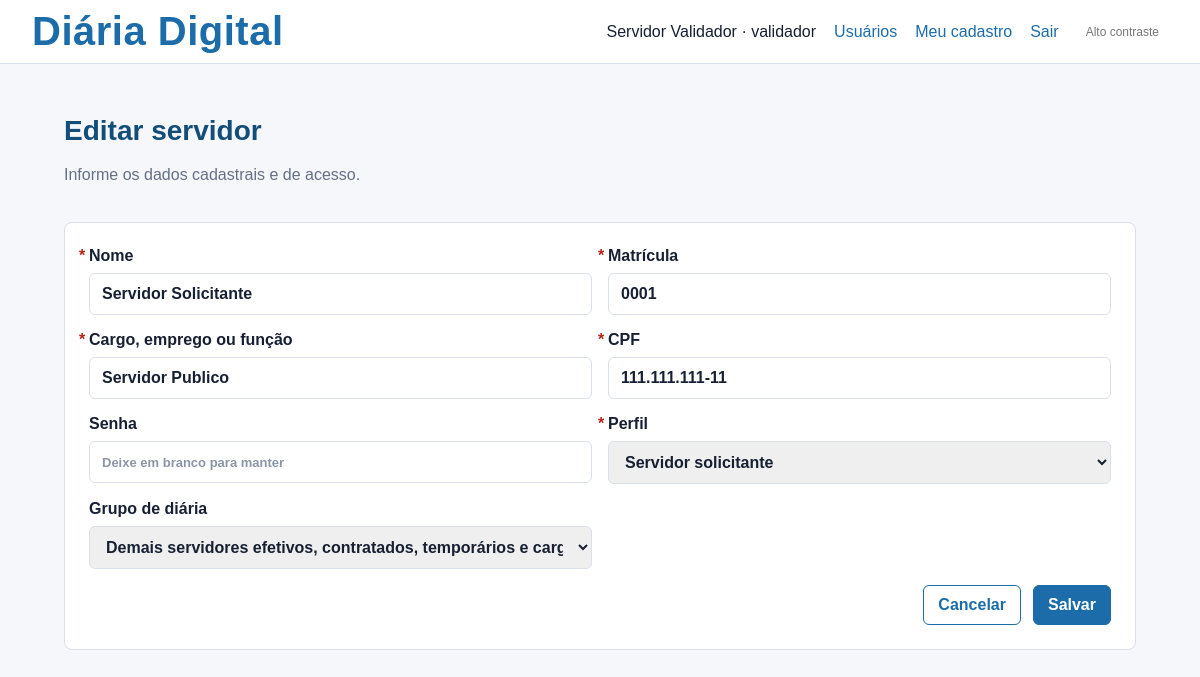
Screenshot of /usuarios/1/editar (signed in) with the database file from the repository.
### tables this page shows
CREATE TABLE users (
                id INTEGER PRIMARY KEY AUTOINCREMENT,
                name TEXT NOT NULL,
                email TEXT NOT NULL UNIQUE,
                password_hash TEXT NOT NULL,
                role TEXT NOT NULL CHECK(role IN ('solicitante', 'validador'))
            , daily_group TEXT, registration TEXT, public_position TEXT, cpf TEXT);

### app.py (the view, shortened to what this page needs)
@app.route("/usuarios/<int:user_id>/editar", methods=["GET", "POST"])
@role_required("validador")
def edit_user(user_id):
    logged_user = current_user()
    target_user = get_user_or_404(user_id)
    can_manage_users = logged_user["role"] == "validador"
    is_own_profile = logged_user["id"] == target_user["id"]
    return render_template(
        "user_form.html",
        user=target_user,
        form_action=url_for("edit_user", user_id=user_id),
    )

### app.py (called while the page is built)
def normalize_cpf(cpf):
    return "".join(ch for ch in (cpf or "") if ch.isdigit())

def format_cpf(cpf):
    digits = normalize_cpf(cpf)
    if len(digits) != 11:
        return cpf or ""
    return f"{digits[:3]}.{digits[3:6]}.{digits[6:9]}-{digits[9:]}"

def get_db():
    conn = sqlite3.connect(DATABASE)
    conn.row_factory = sqlite3.Row
    return conn

def current_user():
    if "user_id" not in session:
        return None
    with get_db() as db:
        return db.execute("SELECT * FROM users WHERE id = ?", (session["user_id"],)).fetchone()

@app.template_filter("cpf_br")
def cpf_br_filter(value):
    return format_cpf(value)

@app.context_processor
def inject_user():
    return {
        "current_user": current_user(),
        "daily_groups": DAILY_GROUPS,
        "daily_ranges": DAILY_RANGES,
        "status_labels": STATUS_LABELS,
        "role_labels": ROLE_LABELS,
    }

def role_required(role):
    def decorator(view):
        @wraps(view)
        def wrapped_view(**kwargs):
            user = current_user()
            if user is None:
                return redirect(url_for("login"))
            if user["role"] != role:
                abort(403)
            return view(**kwargs)
        return wrapped_view
    return decorator

def get_user_or_404(user_id):
    with get_db() as db:
        user = db.execute("SELECT * FROM users WHERE id = ?", (user_id,)).fetchone()
    if user is None:
        abort(404)
    return user

### templates/user_form.html (shortened to what this page needs)
{% extends "base.html" %}
{% set is_edit = user is not none %}
{% set is_self = is_edit and current_user["id"] == user["id"] %}
{% set can_edit_role = current_user["role"] == "validador" and not is_self %}
{% block content %}
<div class="page-heading">
    <div>
        <h1>{{ "Editar servidor" if is_edit else "Novo servidor" }}</h1>
        <p class="muted">Informe os dados cadastrais e de acesso.</p>
    </div>
</div>
<form method="post" class="form wide">
    <div class="grid">
        <label class="required">
            Nome
            <input name="name" required value="{{ user['name'] if user else '' }}">
        </label>
        <label class="required">
            Matrícula
            <input name="registration" required value="{{ user['registration'] if user else '' }}">
        </label>
        <label class="required">
            Cargo, emprego ou função
            <input name="public_position" required value="{{ user['public_position'] if user else '' }}">
        </label>
        <label class="required">
            CPF
            <input type="text" name="cpf" class="cpf-mask" maxlength="14" inputmode="numeric" autocomplete="username" required placeholder="000.000.000-00" value="{{ user['cpf']|cpf_br if user else '' }}">
        </label>
        <label class="{% if not is_edit %}required{% endif %}">
            Senha
            <input type="password" name="password" {% if not is_edit %}required{% endif %} placeholder="{{ 'Deixe em branco para manter' if is_edit else 'Mínimo 6 caracteres' }}">
        </label>
        {% if can_edit_role or not is_edit %}
            <label class="required">
                Perfil
                <select name="role" required>
                    {% for role, label in role_labels.items() %}
                        <option value="{{ role }}" {% if user and user["role"] == role %}selected{% endif %}>{{ label }}</option>
                    {% endfor %}
                </select>
            </label>
        {% else %}
            <div class="field-readonly">
                <strong>Perfil</strong>
                <span>{{ role_labels.get(user["role"], user["role"]) }}</span>
            </div>
        {% endif %}
        {% if can_edit_role or not is_edit %}
            <label>
                Grupo de diária
                <select name="daily_group">
                    {% for group, label in daily_groups.items() %}
                        <option value="{{ group }}" {% if user and user["daily_group"] == group %}selected{% endif %}>{{ label }}</option>
                    {% endfor %}
                </select>
            </label>
        {% elif user["role"] == "solicitante" %}
            <div class="field-readonly">
                <strong>Grupo de diária</strong>
                <span>{{ daily_groups.get(user["daily_group"], "Grupo não cadastrado") }}</span>
            </div>
        {% endif %}
    </div>
    <div class="actions">
        <a class="button secondary" href="{{ url_for('users_list') if current_user['role'] == 'validador' else url_for('index') }}">Cancelar</a>
        <button type="submit">Salvar</button>
    </div>
</form>
{% endblock %}

### templates/base.html (shortened to what this page needs)
<!doctype html>
<html lang="pt-BR">
<head>
    <link rel="stylesheet" href="{{ url_for('static', filename='estilos.css') }}">
</head>
<body>
    <header class="topbar">
        <a class="brand" href="{{ url_for('index') }}">Diária Digital</a>
        <div class="topbar-actions">
            {% if current_user %}
                <nav aria-label="Navegação principal">
                    <span>{{ current_user["name"] }} · {{ current_user["role"] }}</span>
                    {% if current_user["role"] == "validador" %}
                        <a href="{{ url_for('users_list') }}">Usuários</a>
                        <a href="{{ url_for('profile') }}">Meu cadastro</a>
                    {% endif %}
                    <a href="{{ url_for('logout') }}">Sair</a>
                </nav>
            {% endif %}
            <button type="button" class="contrast-toggle" data-contrast-toggle aria-pressed="false">
            </button>
        </div>
    </header>
    <main id="conteudo-principal" class="container" tabindex="-1">
        {% block content %}{% endblock %}
    </main>
</body>
</html>

### static/estilos.css (style rules this page uses)
:root { color-scheme: light; --bg: #f5f7fb; --surface: #ffffff; --text: #172033; --muted: #667085; --line: #d9e0ea; --primary: #1b6ca8; --primary-dark: #124e78; --success: #0f7b4f; --warning: #9a6700; --danger: #b42318; --focus: #ffbf47; }
* { box-sizing: border-box; }
body { margin: 0; font-family: Arial, Helvetica, sans-serif; font-family: 'Poppins', sans-serif; background: var(--bg); color: var(--text); }
a { color: var(--primary); text-decoration: none; transition: color 0.3s ease; }
.topbar { align-items: center; background: var(--surface); border-bottom: 1px solid var(--line); display: flex; justify-content: space-between; min-height: 64px; padding: 0 32px; }
.brand { font-family: 'Poppins', sans-serif; font-size: 2.5rem; font-weight: 700; color: var(--primary); letter-spacing: 0.5px; text-decoration: none; transition: color 0.3s ease; }
.topbar nav { align-items: center; display: flex; gap: 18px; }
.topbar-actions { align-items: center; display: flex; gap: 18px; }
.container { margin: 0 auto; max-width: 1120px; padding: 32px 24px; }
.auth-panel, .table-card, .panel, .details, .form.wide { background: var(--surface); border: 1px solid var(--line); border-radius: 8px; padding: 24px; }
h1 { text-align:left ; color: var(--primary-dark); }
h1 { font-size: 28px; }
.muted { color: var(--muted); margin-top: 0; text-align:center; }
.form input::placeholder, .form textarea::placeholder { color: #8a95a6; font-size: 13px; }
.form { display: flex; flex-direction: column; gap: 16px; }
.form label { display: flex; flex-direction: column; font-weight: 700; gap: 8px; }
.form label.required::first-line { color: inherit; }
.form label.required { position: relative; }
.form label.required::before { color: var(--danger); content: "*"; font-weight: 700; left: -10px; position: absolute; top: 0; }
input, select, textarea { border: 1px solid var(--line); border-radius: 6px; color: var(--text); font: inherit; padding: 11px 12px; width: 100%; }
button, .button { background: var(--primary); border: 1px solid var(--primary); border-radius: 6px; color: #ffffff; cursor: pointer; display: inline-flex; font: inherit; font-weight: 700; justify-content: center; padding: 10px 14px; text-decoration: none; }
.contrast-toggle { background: transparent; border: none; color: #777; cursor: pointer; font-family: 'Poppins', sans-serif; font-size: 0.75rem; font-weight: 500; padding: 5px 9px; transition: background-color 0.2s ease, color 0.2s ease; }
.secondary, .button.secondary { background: #ffffff; color: var(--primary); }
.page-heading { align-items: center; display: flex; justify-content: space-between; gap: 20px; margin-bottom: 22px; }
.grid { display: grid; gap: 16px; grid-template-columns: repeat(2, minmax(0, 1fr)); }
.actions { display: flex; flex-wrap: wrap; gap: 12px; justify-content: flex-end; }

### rows the page displays
users: name "Servidor Validador", role "validador"
users: name "Servidor Solicitante", registration "0001", public_position "Servidor Publico", cpf "111.111.111-11", role "Servidor solicitante", daily_group "Demais servidores efetivos, contratados, temporários e cargos em comissão"

### other values shown
{{ "Editar servidor" if is_edit else "Novo servidor" }} "Editar servidor"
